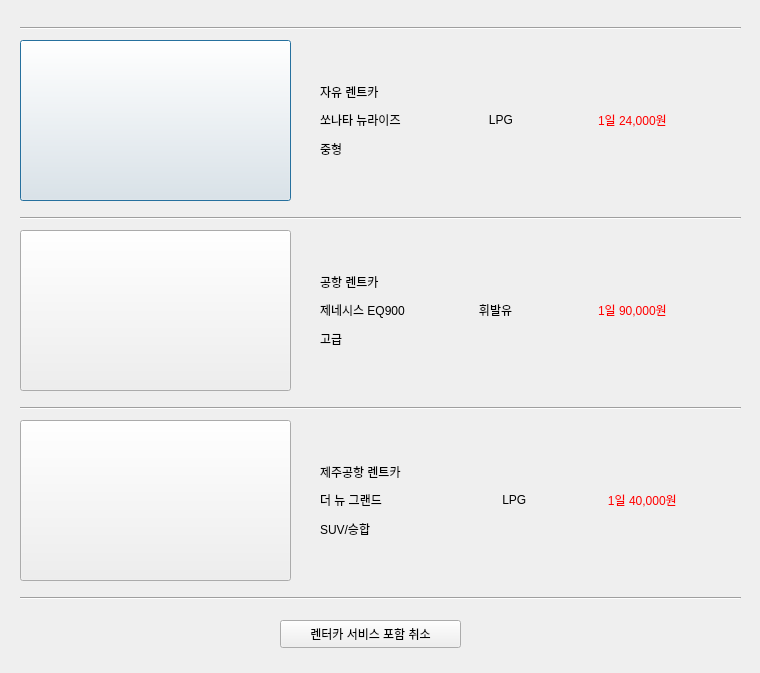
<?xml version="1.0" encoding="UTF-8"?>
<ui version="4.0">
 <class>Dialog</class>
 <widget class="QDialog" name="Dialog">
  <property name="geometry">
   <rect>
    <x>0</x>
    <y>0</y>
    <width>760</width>
    <height>673</height>
   </rect>
  </property>
  <property name="minimumSize">
   <size>
    <width>0</width>
    <height>40</height>
   </size>
  </property>
  <property name="windowTitle">
   <string>Dialog</string>
  </property>
  <widget class="QPushButton" name="sonata_btn">
   <property name="geometry">
    <rect>
     <x>20</x>
     <y>40</y>
     <width>271</width>
     <height>161</height>
    </rect>
   </property>
   <property name="text">
    <string/>
   </property>
  </widget>
  <widget class="Line" name="line">
   <property name="geometry">
    <rect>
     <x>20</x>
     <y>20</y>
     <width>721</width>
     <height>16</height>
    </rect>
   </property>
   <property name="orientation">
    <enum>Qt::Horizontal</enum>
   </property>
  </widget>
  <widget class="QWidget" name="horizontalLayoutWidget">
   <property name="geometry">
    <rect>
     <x>320</x>
     <y>80</y>
     <width>411</width>
     <height>80</height>
    </rect>
   </property>
   <layout class="QHBoxLayout" name="horizontalLayout">
    <item>
     <layout class="QVBoxLayout" name="verticalLayout">
      <item>
       <widget class="QLabel" name="label">
        <property name="styleSheet">
         <string notr="true">font: 10pt &quot;나눔스퀘어라운드 Regular&quot;;</string>
        </property>
        <property name="text">
         <string>자유 렌트카</string>
        </property>
       </widget>
      </item>
      <item>
       <widget class="QLabel" name="label_2">
        <property name="styleSheet">
         <string notr="true">font: 81 14pt &quot;나눔스퀘어라운드 ExtraBold&quot;;</string>
        </property>
        <property name="text">
         <string>쏘나타 뉴라이즈</string>
        </property>
       </widget>
      </item>
      <item>
       <widget class="QLabel" name="label_3">
        <property name="styleSheet">
         <string notr="true">font: 10pt &quot;나눔스퀘어라운드 Regular&quot;;</string>
        </property>
        <property name="text">
         <string>중형</string>
        </property>
       </widget>
      </item>
     </layout>
    </item>
    <item>
     <widget class="QLabel" name="label_4">
      <property name="styleSheet">
       <string notr="true">font: 10pt &quot;나눔스퀘어라운드 Regular&quot;;</string>
      </property>
      <property name="text">
       <string>         LPG</string>
      </property>
     </widget>
    </item>
    <item>
     <widget class="QLabel" name="label_5">
      <property name="styleSheet">
       <string notr="true">font: 81 12pt &quot;나눔스퀘어라운드 ExtraBold&quot;;
color: rgb(255, 0, 0);</string>
      </property>
      <property name="text">
       <string>1일 24,000원</string>
      </property>
     </widget>
    </item>
   </layout>
  </widget>
  <widget class="QPushButton" name="genesis_btn">
   <property name="geometry">
    <rect>
     <x>20</x>
     <y>230</y>
     <width>271</width>
     <height>161</height>
    </rect>
   </property>
   <property name="text">
    <string/>
   </property>
  </widget>
  <widget class="QWidget" name="horizontalLayoutWidget_2">
   <property name="geometry">
    <rect>
     <x>320</x>
     <y>270</y>
     <width>411</width>
     <height>80</height>
    </rect>
   </property>
   <layout class="QHBoxLayout" name="horizontalLayout_2">
    <item>
     <layout class="QVBoxLayout" name="verticalLayout_2">
      <item>
       <widget class="QLabel" name="label_6">
        <property name="styleSheet">
         <string notr="true">font: 10pt &quot;나눔스퀘어라운드 Regular&quot;;</string>
        </property>
        <property name="text">
         <string>공항 렌트카</string>
        </property>
       </widget>
      </item>
      <item>
       <widget class="QLabel" name="label_7">
        <property name="styleSheet">
         <string notr="true">font: 81 14pt &quot;나눔스퀘어라운드 ExtraBold&quot;;</string>
        </property>
        <property name="text">
         <string>제네시스 EQ900</string>
        </property>
       </widget>
      </item>
      <item>
       <widget class="QLabel" name="label_8">
        <property name="styleSheet">
         <string notr="true">font: 10pt &quot;나눔스퀘어라운드 Regular&quot;;</string>
        </property>
        <property name="text">
         <string>고급</string>
        </property>
       </widget>
      </item>
     </layout>
    </item>
    <item>
     <widget class="QLabel" name="label_9">
      <property name="styleSheet">
       <string notr="true">font: 10pt &quot;나눔스퀘어라운드 Regular&quot;;</string>
      </property>
      <property name="text">
       <string>      휘발유</string>
      </property>
     </widget>
    </item>
    <item>
     <widget class="QLabel" name="label_10">
      <property name="styleSheet">
       <string notr="true">font: 81 12pt &quot;나눔스퀘어라운드 ExtraBold&quot;;
color: rgb(255, 0, 0);</string>
      </property>
      <property name="text">
       <string>1일 90,000원</string>
      </property>
     </widget>
    </item>
   </layout>
  </widget>
  <widget class="Line" name="line_2">
   <property name="geometry">
    <rect>
     <x>20</x>
     <y>210</y>
     <width>721</width>
     <height>16</height>
    </rect>
   </property>
   <property name="orientation">
    <enum>Qt::Horizontal</enum>
   </property>
  </widget>
  <widget class="QWidget" name="horizontalLayoutWidget_3">
   <property name="geometry">
    <rect>
     <x>320</x>
     <y>460</y>
     <width>411</width>
     <height>80</height>
    </rect>
   </property>
   <layout class="QHBoxLayout" name="horizontalLayout_3">
    <item>
     <layout class="QVBoxLayout" name="verticalLayout_3">
      <item>
       <widget class="QLabel" name="label_11">
        <property name="styleSheet">
         <string notr="true">font: 10pt &quot;나눔스퀘어라운드 Regular&quot;;</string>
        </property>
        <property name="text">
         <string>제주공항 렌트카</string>
        </property>
       </widget>
      </item>
      <item>
       <widget class="QLabel" name="label_12">
        <property name="styleSheet">
         <string notr="true">font: 81 14pt &quot;나눔스퀘어라운드 ExtraBold&quot;;</string>
        </property>
        <property name="text">
         <string>더 뉴 그랜드</string>
        </property>
       </widget>
      </item>
      <item>
       <widget class="QLabel" name="label_13">
        <property name="styleSheet">
         <string notr="true">font: 10pt &quot;나눔스퀘어라운드 Regular&quot;;</string>
        </property>
        <property name="text">
         <string>SUV/승합</string>
        </property>
       </widget>
      </item>
     </layout>
    </item>
    <item>
     <widget class="QLabel" name="label_14">
      <property name="styleSheet">
       <string notr="true">font: 10pt &quot;나눔스퀘어라운드 Regular&quot;;</string>
      </property>
      <property name="text">
       <string>             LPG</string>
      </property>
     </widget>
    </item>
    <item>
     <widget class="QLabel" name="label_15">
      <property name="styleSheet">
       <string notr="true">font: 81 12pt &quot;나눔스퀘어라운드 ExtraBold&quot;;
color: rgb(255, 0, 0);</string>
      </property>
      <property name="text">
       <string>   1일 40,000원</string>
      </property>
     </widget>
    </item>
   </layout>
  </widget>
  <widget class="QPushButton" name="thenewgrand_btn">
   <property name="geometry">
    <rect>
     <x>20</x>
     <y>420</y>
     <width>271</width>
     <height>161</height>
    </rect>
   </property>
   <property name="text">
    <string/>
   </property>
  </widget>
  <widget class="Line" name="line_3">
   <property name="geometry">
    <rect>
     <x>20</x>
     <y>400</y>
     <width>721</width>
     <height>16</height>
    </rect>
   </property>
   <property name="orientation">
    <enum>Qt::Horizontal</enum>
   </property>
  </widget>
  <widget class="Line" name="line_4">
   <property name="geometry">
    <rect>
     <x>20</x>
     <y>590</y>
     <width>721</width>
     <height>16</height>
    </rect>
   </property>
   <property name="orientation">
    <enum>Qt::Horizontal</enum>
   </property>
  </widget>
  <widget class="QPushButton" name="cancel_btn">
   <property name="geometry">
    <rect>
     <x>280</x>
     <y>620</y>
     <width>181</width>
     <height>28</height>
    </rect>
   </property>
   <property name="text">
    <string>렌터카 서비스 포함 취소</string>
   </property>
  </widget>
 </widget>
 <resources/>
 <connections/>
</ui>
